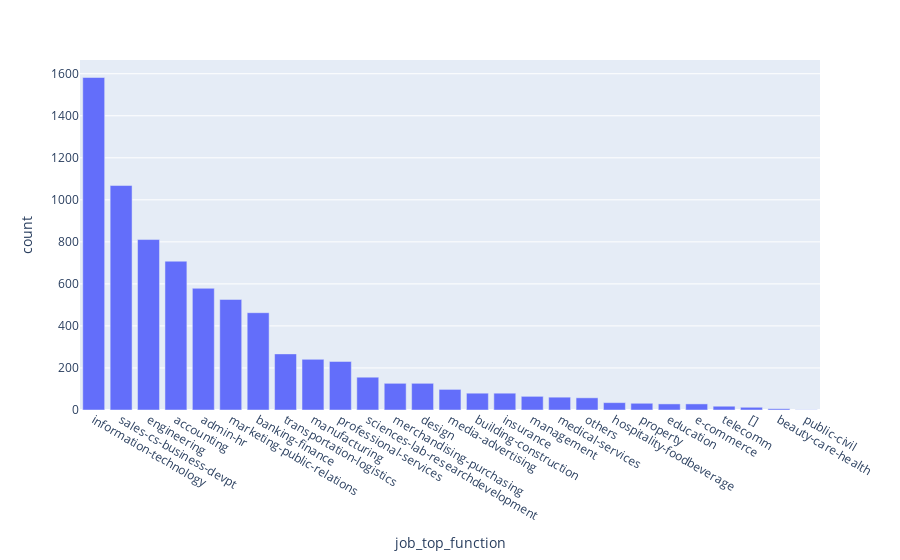

Notebook code for this chart:
### Markdown cell above
#### Explore popular job function in jobsdb

### Code cell
fig = px.bar(plot_job_top_function, x="job_top_function", y="count")
fig.show()

### Figure 1 — Plotly figure (JSON) as saved in the notebook; plotly's stock layout.template omitted (floating-point values rounded to 4 significant figures)
{"data": [{"alignmentgroup": "True", "hovertemplate": "job_top_function=%{x}<br>count=%{y}<extra></extra>", "legendgroup": "", "marker": {"color": "#636efa"}, "name": "", "offsetgroup": "", "orientation": "v", "showlegend": false, "textposition": "auto", "type": "bar", "x": ["information-technology", "sales-cs-business-devpt", "engineering", "accounting", "admin-hr", "marketing-public-relations", "banking-finance", "transportation-logistics", "manufacturing", "professional-services", "sciences-lab-researchdevelopment", "merchandising-purchasing", "design", "media-advertising", "building-construction", "insurance", "management", "medical-services", "others", "hospitality-foodbeverage", "property", "education", "e-commerce", "telecomm", "[]", "beauty-care-health", "public-civil"], "xaxis": "x", "y": [1582, 1068, 811, 708, 579, 526, 463, 267, 241, 231, 156, 127, 127, 98, 80, 80, 65, 61, 58, 35, 32, 29, 29, 18, 13, 6, 1], "yaxis": "y"}], "layout": {"barmode": "relative", "legend": {"tracegroupgap": 0}, "margin": {"t": 60}, "xaxis": {"anchor": "y", "domain": [0, 1], "title": {"text": "job_top_function"}}, "yaxis": {"anchor": "x", "domain": [0, 1], "title": {"text": "count"}}}}
